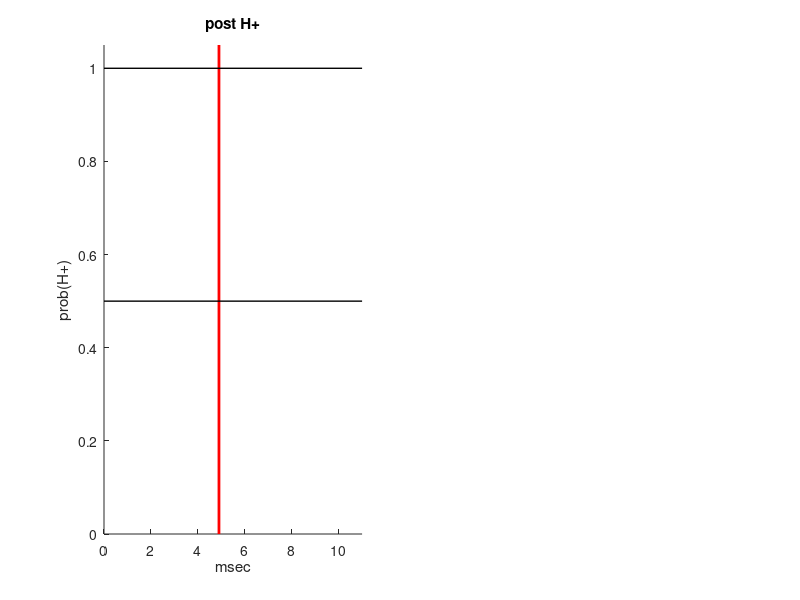

Here is the MATLAB script that generated this plot: (Note: this script raises an error after producing the figure.)
% This script does the following:
%   1. generate the stimulus for 1 trial of the dynamic clicks task
%   2. evolve the full system with truncated gamma (CP count)
%   3. compute posterior over change point count at several time points
%   4. display a plot with two subplots described below
%       - raster plot of stimulus clicks, with change points marked
%       - posterior mean over CP count with 'error' bars shown at 1stdev
%
% REQUIRED SCRIPTS:
% returnPostH.m
% getlambdahigh.m

clear
%% set parameters
% click rates in Hz
rateLow=0.01;

% time step for forward Euler, in sec
dt=1/10000;
% max allowed change point count
gamma_max=100;
% hyperparameters for Gamma dist over hazard rate
alpha=1;
beta=1;
priorState=[.5,.5];

%trial duration (sec)
T=0.010; %10 msec

%% generate stimulus
lTrain=[];
rTrain=0.0049; % right before 5 msec
cptimes=0.004;


%% call ODE function
%posttimes=1:50;
posttimes=0.001:0.001:T;
%posttimes=[0.1:0.1:.9, posttimes];
posttimes(end)=T-2*dt;

fig=figure(1); 
SP=rTrain(1)*1000; %right click time in msec
ax1=subplot(1,2,1);
hold on
title('post H+')
ylabel('prob(H+)')
xlabel('msec')
xlim([0,11])
ylim([0,1.05])
line([SP SP],get(ax1,'YLim'),'Color',[1 0 0], 'LineWidth',2)
line(get(ax1,'XLim'),[0.5,.5],'Color',[0 0 0], 'LineWidth',1)
line(get(ax1,'XLim'),[1,1],'Color',[0 0 0], 'LineWidth',1)
ax1.FontSize=20;

ax2=subplot(1,2,2);
hold on 
title('post H-')
ylabel('prob(H-)')
xlabel('msec')
xlim([0,11])
ylim([0,1.05])
line([SP SP],get(ax2,'YLim'),'Color',[1 0 0], 'LineWidth',2)
line(get(ax2,'XLim'),[0.5,.5],'Color',[0 0 0], 'LineWidth',1)
line(get(ax2,'XLim'),[1,1],'Color',[0 0 0], 'LineWidth',1)
ax2.FontSize=20;

for snr=[4]
    rateHigh=getlambdahigh(rateLow, snr, true);
    [jointPost,unnorm]=returnPostH(lTrain, rTrain, rateLow, rateHigh, T, ...
    gamma_max, posttimes, priorState, alpha, beta, dt, cptimes);

    ax1=subplot(2,2,1);
    ax1.FontSize=20;
    hold on
    plot(1000*(posttimes), jointPost(1,:),'-bo','MarkerSize',10,'LineWidth',2)
    line([SP SP],[0,1],'Color',[1 0 0], 'LineWidth',2)
    line([0,10],[0.5,.5],'Color',[0 0 0], 'LineWidth',1)
    line([0,10],[1,1],'Color',[0 0 0], 'LineWidth',1)
    xlim([0,10])
    ylabel('posterior prob')
    title('H+, a=0')
    
    ax2=subplot(2,2,2);
    ax2.FontSize=20;
    hold on
    plot(1000*(posttimes), jointPost(gamma_max+1,:),'-bo','MarkerSize',10,...
        'LineWidth',2)
    line([SP SP],[0,1],'Color',[1 0 0], 'LineWidth',2)
    line([0,10],[0.5,.5],'Color',[0 0 0], 'LineWidth',1)
    line([0,10],[1,1],'Color',[0 0 0], 'LineWidth',1)
    title('H-, a=0')
    xlim([0,10])
    
    ax3=subplot(2,2,3);
    plot(1000*(posttimes), jointPost(2,:),'-o','LineWidth', ...
        3, 'MarkerSize',8)
    title('H+, a=1')
    xlim([0,10])
    ylabel('posterior prob')
    xlabel('msec')
    ax3.FontSize=20;
    
    ax4=subplot(2,2,4);
    plot(1000*(posttimes), jointPost(gamma_max+2,:),'-o','LineWidth', ...
        3, 'MarkerSize',8)
    xlim([0,10])
    xlabel('msec')
    title('H-, a=1')
    ax4.FontSize=20;
    
    %%%%%%%%%%%%%%%%%%%5
    % NOW PLOT SUBPLOTS FOR yp and ym!!!
end